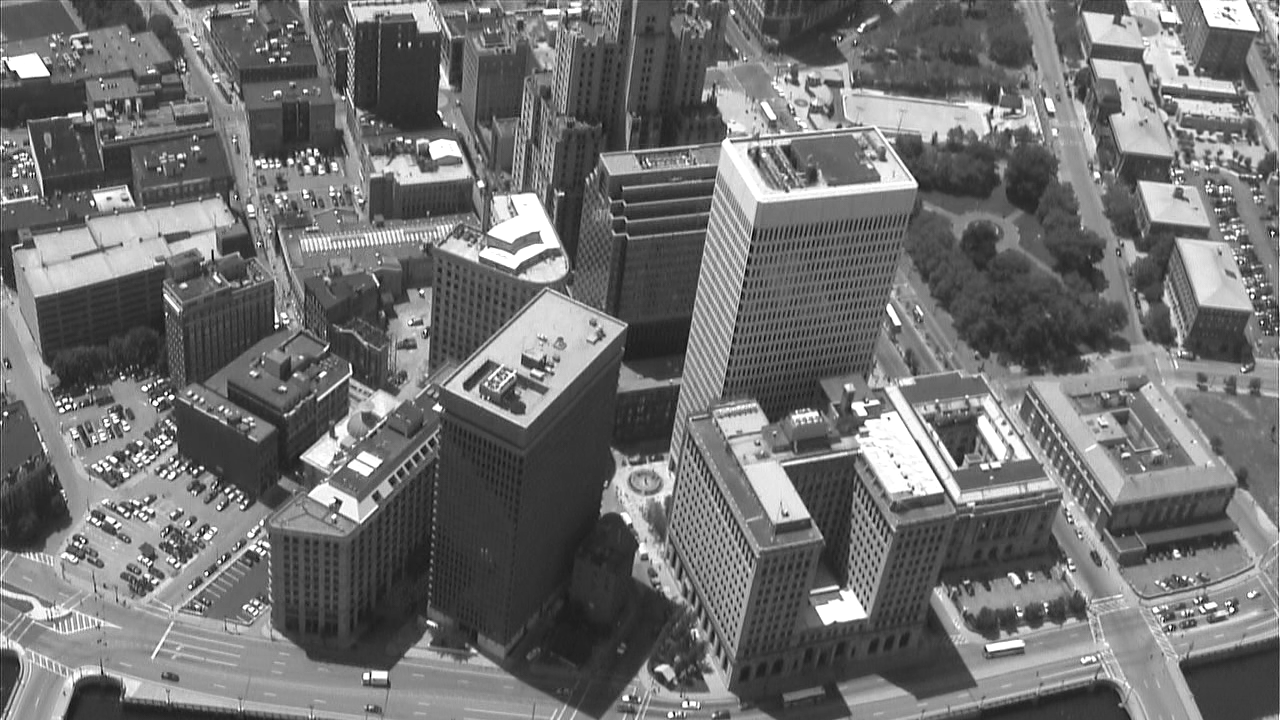
%> input picture lab2/Data/aerial/site22/frame_00001.tif, 1280 x 720 px
$ octave lab2.m   (GNU Octave 9; MATLAB toolbox functions it lacks are replaced by stand-ins)
%> lines starting %> are read from the running program, lines starting %| are printed output that depends on the picture
%%%%%%%%%%%%%%%%%%%%%%%%%%%%%%%%%%%%%%%%%%%%%%%%%%%%%%%%%%%%%%%%%%%%%%%%%%%
%% Lab 2: Image mosaics

addpath('sift');

%%%%%%%%%%%%%%%%%%%%%%%%%%%%%%%%%%%%%%%%%%%%%%%%%%%%%%%%%%%%%%%%%%%%%%%%%%%
%% 1. Compute image correspondences

%% Open images

% [15 lines of commented-out code are left out]

imargb = double(imread('Data/aerial/site22/frame_00001.tif'));
%> imargb: size 720x1280 double; min 0, max 255, mean 112.5; mean of the top-left, top-right, bottom-left and bottom-right quarters 110.3, 115.7, 104.1, 119.9
imbrgb = double(imread('Data/aerial/site22/frame_00018.tif'));
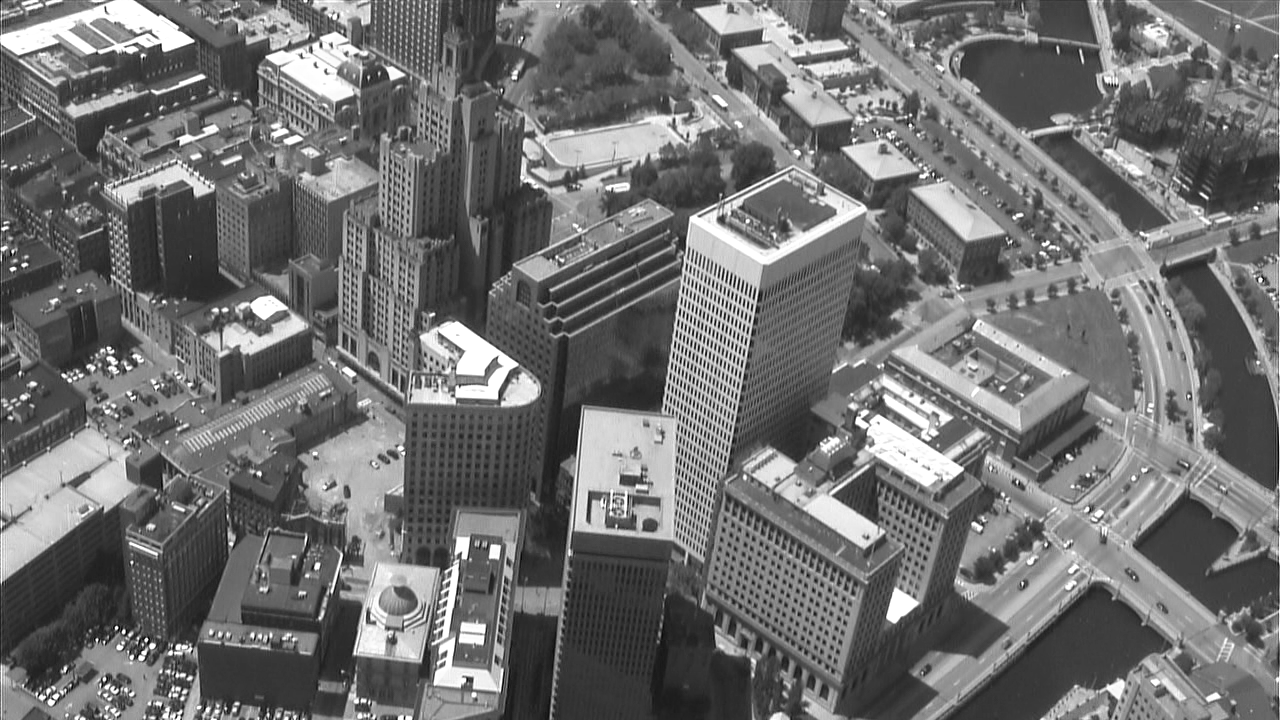
%> input picture lab2/Data/aerial/site22/frame_00018.tif, 1280 x 720 px
%> imbrgb: size 720x1280 double; min 0, max 255, mean 112.9; mean of the top-left, top-right, bottom-left and bottom-right quarters 107.8, 122.1, 105.8, 115.8
imcrgb = double(imread('Data/aerial/site22/frame_00030.tif'));
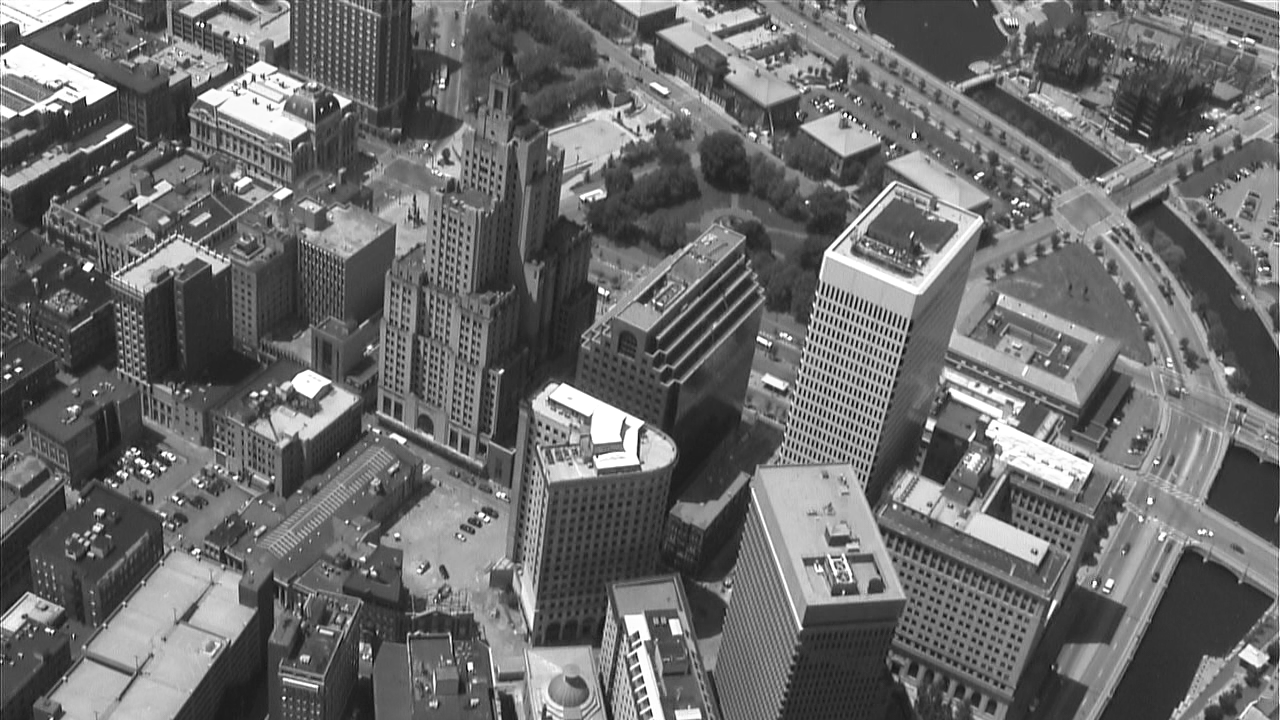
%> input picture lab2/Data/aerial/site22/frame_00030.tif, 1280 x 720 px
%> imcrgb: size 720x1280 double; min 0, max 255, mean 107.2; mean of the top-left, top-right, bottom-left and bottom-right quarters 100.8, 113.6, 105.8, 108.6
ima = imargb;
imb = imbrgb;
imc = imcrgb;

%% Compute SIFT keypoints
%> (the run ends here)
